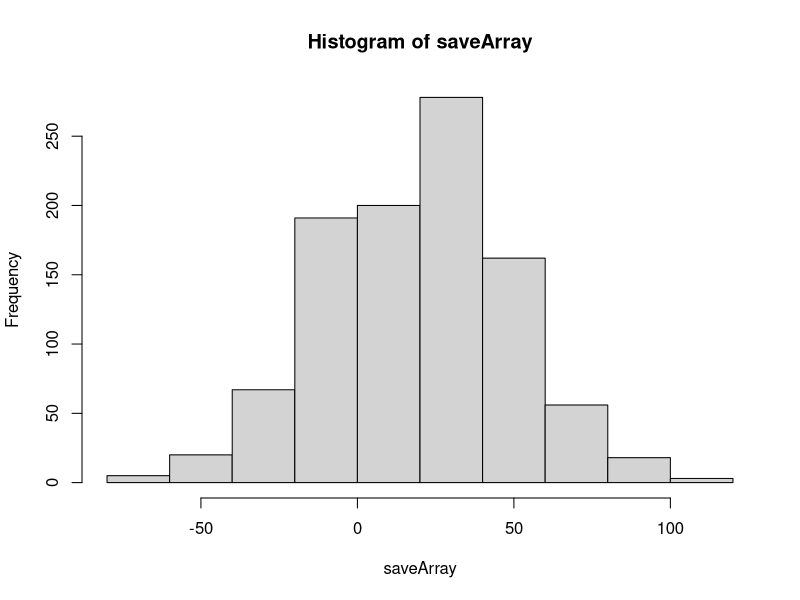

Generate this figure with R:
## ---- chunk 1
knitr::opts_chunk$set(echo = TRUE)
## ---- chunk 2
days = 1:365

nstudents = 29
nbets = nstudents*15

saveArray=vector('numeric')
for(k in 1:1000){
  bank = 0
  for(i in 1:nbets){
    sampleClass = sample(days,nstudents, replace = TRUE)

    repeats = length(unique(sampleClass))
    if (repeats == nstudents) bank = bank - 2
    else bank = bank + 1
  }
saveArray[k]= bank
}

## ---- chunk 3
hist(saveArray)
## ---- chunk 4
print('average amt:')
print(mean(saveArray))
